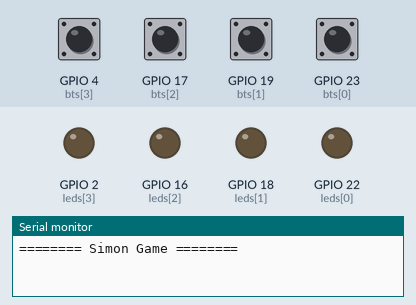
This sketch was run on a simulated ESP32. Parts: output pins drawn as LEDs (lit = HIGH), the last lines printed to the serial monitor. The test bench sets the inputs (shaded band); at power-on: GPIO 4 (bts[3]), GPIO 17 (bts[2]), GPIO 19 (bts[1]), GPIO 23 (bts[0]) HIGH. Random numbers use the default seed unless the sketch sets one.

Above: at 1.2 s.
1.3 s: GPIO 4 (bts[3]) pulled LOW for 0.15 s
At 1.41 s:
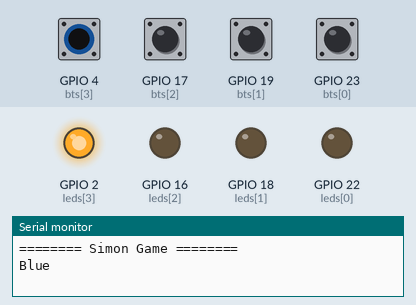
4.4 s: GPIO 17 (bts[2]) pulled LOW for 0.15 s
At 4.51 s:
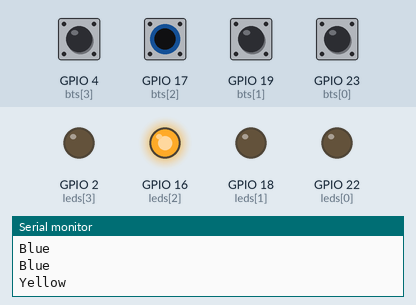
6.1 s: GPIO 23 (bts[0]) pulled LOW for 0.15 s
At 6.21 s:
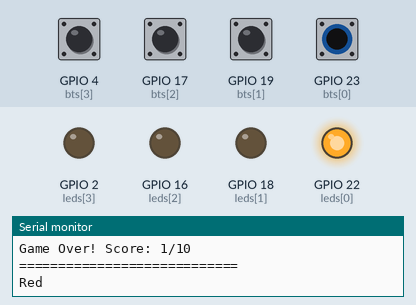
7.8 s: GPIO 19 (bts[1]) pulled LOW for 0.15 s
At 7.91 s:
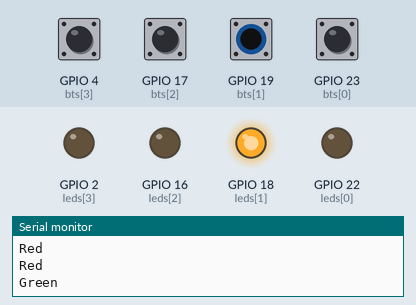
9.5 s: GPIO 19 (bts[1]) pulled LOW for 1 s
At 10.3 s:
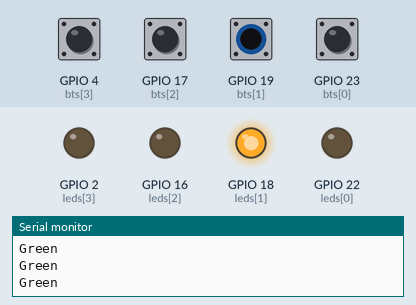
Timing chart, 0 to 12.5 s (numbered marks = the images above; inputs shaded):
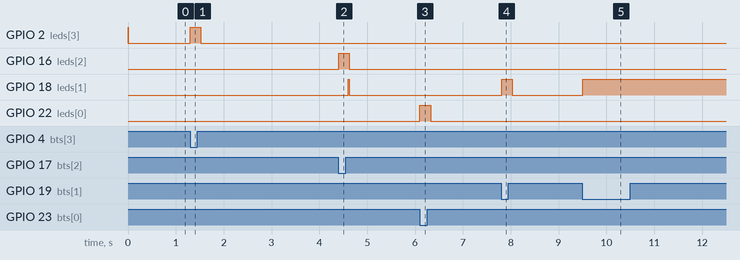

Measured:
- after the input at 1.3 s, GPIO 2 (leds[3]): LOW → HIGH at once, → LOW 0.22 s later
- after the input at 4.4 s, GPIO 16 (leds[2]): LOW → HIGH at once, → LOW 0.22 s later; GPIO 18 (leds[1]): LOW → HIGH after 0.21 s, → LOW 0.02 s later
- after the input at 6.1 s, GPIO 22 (leds[0]): LOW → HIGH at once, → LOW 0.22 s later
- after the input at 7.8 s, GPIO 18 (leds[1]): LOW → HIGH at once, → LOW 0.22 s later
- after the input at 9.5 s, GPIO 18 (leds[1]): LOW → HIGH at once

The sketch:

simonGame.ino
```cpp
int leds[] = {22, 18, 16, 2};
int bts[]  = {23, 19, 17, 4};

String labels[] = {"Red", "Green", "Yellow", "Blue"};

QueueHandle_t sequenceQueue;
SemaphoreHandle_t mutex;

void led(void *pvParameters)
{
  while (1)
  {
    for (int i = 0; i < 4; i++)
    {
      digitalWrite(leds[i], LOW);
    }

    for (int i = 0; i < 4; i++)
    {
      if (digitalRead(bts[i]) == LOW)
      {
        digitalWrite(leds[i], HIGH);
        delay(100);
        Serial.println(labels[i]);

        xQueueSend(sequenceQueue, &i, portMAX_DELAY);
      }
    }

    delay(10);
  }
}

void simonGame(void *pvParameters)
{
  int round = 1;
  int score = 0;
  int expectedButton;
  int userButton;

  while (round <= 10)
  {
    int sequence[round];
    for (int i = 0; i < round; i++)
    {
      sequence[i] = random(4);
    }

    for (int i = 0; i < round; i++)
    {
      digitalWrite(leds[sequence[i]], HIGH);
      delay(1000);
      digitalWrite(leds[sequence[i]], LOW);
      delay(200);
    }

    for (int i = 0; i < round; i++)
    {
      xQueueReceive(sequenceQueue, &userButton, portMAX_DELAY);

      if (userButton != sequence[i])
      {
        Serial.printf("\nGame Over! Score: %d/10", score);
        Serial.println("\n============================\n");

        vTaskDelete(NULL);
      }
    }

    score++;

    vTaskDelay(pdMS_TO_TICKS(2000));
    round++;
  }

  vTaskDelete(NULL);
}

void setup()
{
  Serial.begin(115200);
  Serial.println("\n======== Simon Game ========\n");

  sequenceQueue = xQueueCreate(10, sizeof(int));
  mutex = xSemaphoreCreateMutex();

  for (int i = 0; i < 4; i++)
  {
    pinMode(leds[i], OUTPUT);
    pinMode(bts[i], INPUT_PULLUP);
  }

  xTaskCreatePinnedToCore(led, "Led", 4096, NULL, 1, NULL, 1);
  xTaskCreatePinnedToCore(simonGame, "SimonGame", 4096, NULL, 2, NULL, 1);
}

void loop() {}
```
